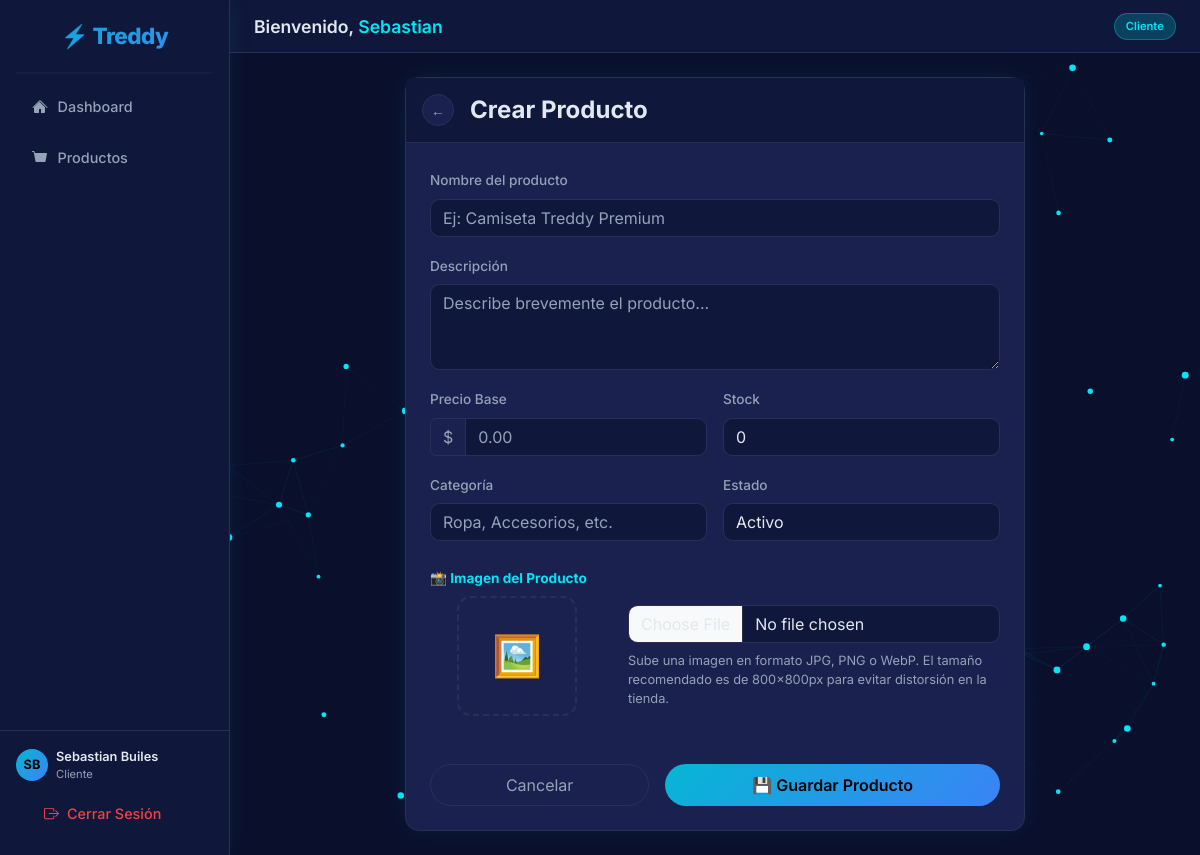
Page /productos/crear/ (signed in) on the committed database.
### usuarios/models.py (models this page shows, shortened)
class Usuario(AbstractUser):
    ROLES = (
        ('Administrador', 'Administrador'),
        ('Vendedor', 'Vendedor'),
        ('Cliente', 'Cliente'),
    )
    ESTADOS = (
        ('Activo', 'Activo'),
        ('Inactivo', 'Inactivo'),
        ('Pendiente', 'Pendiente'),
    )
    email = models.EmailField(unique=True, max_length=150)
    telefono = models.CharField(max_length=20, blank=True, null=True)
    tipo_usuario = models.CharField(max_length=20, choices=ROLES, default='Cliente')
    estado = models.CharField(max_length=20, choices=ESTADOS, default='Pendiente')
    USERNAME_FIELD = 'email'
    REQUIRED_FIELDS = ['username', 'first_name', 'last_name']

### productos/views.py (the view)
# urls.py: path('crear/', views.producto_create, name='producto_create'),
@login_required
def producto_create(request):
    if request.method == 'POST':
        form = ProductoForm(request.POST, request.FILES)
        if form.is_valid():
            producto = form.save()
            HistorialProducto.objects.create(
                producto=producto,
                nombre=producto.nombre,
                precio_base=producto.precio_base,
                stock=producto.stock,
                estado=producto.estado,
                accion='creacion',
                usuario=request.user
            )
            return redirect('productos_list')
    else:
        form = ProductoForm()
    if request.headers.get('X-Requested-With') == 'XMLHttpRequest':
        return render(request, 'productos/partials/producto_form.html', {'form': form, 'action': 'Crear'})
    return render(request, 'productos/producto_form.html', {'form': form, 'action': 'Crear'})

### productos/forms.py
class ProductoForm(forms.ModelForm):
    class Meta:
        model = Producto
        fields = ['nombre', 'descripcion', 'precio_base', 'stock', 'estado', 'categoria', 'imagen']

### templates/productos/producto_form.html (shortened to what this page needs)
{% extends 'base.html' %}
{% block content %}
    {% include 'productos/partials/producto_form.html' %}
{% endblock %}

### templates/base.html (shortened to what this page needs)
<!DOCTYPE html>
<html lang="es-co">
<head>
    {% load static %}
    <link rel="stylesheet" href="{% static 'css/bootstrap.min.css' %}">
    <link href="https://cdn.jsdelivr.net/npm/sweetalert2@11.10.8/dist/sweetalert2.min.css" rel="stylesheet">
    <link rel="stylesheet" href="https://cdnjs.cloudflare.com/ajax/libs/nprogress/0.2.0/nprogress.min.css" />
    <link rel="stylesheet" href="{% static 'css/custom.css' %}">
</head>
<body>
<div class="d-flex" style="min-height:100vh;">
    <nav class="sidebar d-flex flex-column" style="width:230px; min-width:230px; min-height:100vh; position:sticky; top:0;">
        <a class="sidebar-brand" href="{% url 'dashboard' %}">⚡ Treddy</a>
        <hr class="border-bottom mx-3 my-0">
        <ul class="nav flex-column flex-grow-1 mt-2 px-1">
            <li class="nav-item">
                <a class="nav-link spa-link" href="#" data-url="{% url 'dashboard' %}">
                    <svg width="16" height="16" fill="currentColor" viewBox="0 0 16 16"><path d="M8 3.293l5 5V13a1 1 0 0 1-1 1H9v-4H7v4H3a1 1 0 0 1-1-1V8.293l5-5z"/><path d="M7.293 1.5a1 1 0 0 1 1.414 0l6.647 6.646a.5.5 0 0 1-.708.708L8 2.207 1.354 8.854a.5.5 0 1 1-.708-.708L7.293 1.5z"/></svg>
                    Dashboard
                </a>
            </li>
            <li class="nav-item">
                <a class="nav-link spa-link" href="#" data-url="{% url 'productos_list' %}">
                    <svg width="16" height="16" fill="currentColor" viewBox="0 0 16 16"><path d="M0 1.5A.5.5 0 0 1 .5 1H2a.5.5 0 0 1 .485.379L2.89 3H14.5a.5.5 0 0 1 .491.592l-1.5 8A.5.5 0 0 1 13 12H4a.5.5 0 0 1-.491-.408L2.01 3.607 1.61 2H.5a.5.5 0 0 1-.5-.5z"/></svg>
                    Productos
                </a>
            </li>
        </ul>
        <div class="px-3 py-3 border-top" style="border-color: var(--treddy-border) !important;">
            <div class="d-flex align-items-center gap-2 mb-2">
                <div style="width:32px;height:32px;border-radius:50%;background:var(--treddy-grad);display:flex;align-items:center;justify-content:center;font-weight:700;color:#000;font-size:0.8rem;flex-shrink:0;">
                    {{ user.first_name|slice:":1"|upper }}{{ user.last_name|slice:":1"|upper }}
                </div>
                <div style="overflow:hidden;">
                    <div style="font-size:0.8rem;font-weight:600;color:var(--treddy-text);white-space:nowrap;overflow:hidden;text-overflow:ellipsis;">
                        {{ user.first_name }} {{ user.last_name }}
                    </div>
                    <div style="font-size:0.7rem;color:var(--treddy-muted);">{{ user.tipo_usuario }}</div>
                </div>
            </div>
            <a class="nav-link text-danger d-flex align-items-center gap-2" href="{% url 'logout' %}">
                Cerrar Sesión
            </a>
        </div>
    </nav>
    <main class="flex-grow-1" style="overflow-x:hidden;">
        <div class="topbar d-flex justify-content-between align-items-center">
            <h1 class="mb-0">
                Bienvenido, <span style="color:var(--treddy-cyan);">{{ user.first_name }}</span>
            </h1>
            <span class="badge-role">{{ user.tipo_usuario }}</span>
        </div>
        <div id="spa-container" class="p-4">
            {% block content %}{% endblock %}
        </div>
    </main>
</div>
</body>
</html>

### static/css/custom.css (style rules this page uses)
:root { --treddy-bg: #0A0F2C; --treddy-panel: #0F173A; --treddy-card: #1a214f; --treddy-border: #2a3055; --treddy-cyan: #00E6F6; --treddy-cyan-dim: rgba(0, 230, 246, 0.20); --treddy-text: #e2e8f0; --treddy-muted: #94a3b8; --treddy-grad: linear-gradient(135deg, #06b6d4, #3b82f6); --treddy-radius: 0.85rem; --treddy-shadow: 0 0 24px rgba(0, 230, 246, 0.08); --bs-body-bg: var(--treddy-bg); --bs-body-color: var(--treddy-text); --bs-primary: #06b6d4; --bs-primary-rgb: 6, 182, 212; --bs-border-color: var(--treddy-border); --bs-card-bg: var(--treddy-card); --bs-font-sans-serif: 'Inter', Arial, Helvetica, sans-serif; }
*, *::before, *::after { box-sizing: border-box; }
body { background-color: var(--treddy-bg) !important; color: var(--treddy-text) !important; font-family: var(--bs-font-sans-serif) !important; }
.sidebar { background: var(--treddy-panel) !important; border-right: 1px solid var(--treddy-border) !important; box-shadow: var(--treddy-shadow) !important; }
.sidebar-brand { font-size: 1.4rem; font-weight: 800; letter-spacing: -0.5px; background: var(--treddy-grad); -webkit-background-clip: text; -webkit-text-fill-color: transparent; background-clip: text; padding: 1.2rem 1rem; display: block; text-align: center; }
.sidebar .nav-link { color: var(--treddy-muted) !important; padding: 0.75rem 1.25rem; border-radius: 0.6rem; margin: 0.15rem 0.5rem; font-size: 0.9rem; font-weight: 500; transition: all 0.2s ease; display: flex; align-items: center; gap: 0.6rem; text-decoration: none !important; }
.sidebar .nav-link.text-danger { color: #ef4444 !important; }
.topbar { background: var(--treddy-panel); border-bottom: 1px solid var(--treddy-border); padding: 0.8rem 1.5rem; }
.topbar h1 { font-size: 1.1rem; font-weight: 600; color: var(--treddy-text); }
.topbar .badge-role { font-size: 0.7rem; background: var(--treddy-cyan-dim); color: var(--treddy-cyan); border: 1px solid rgba(0, 230, 246, 0.3); padding: 0.25rem 0.7rem; border-radius: 50px; font-weight: 600; }
.form-control, .form-select { background: var(--treddy-panel) !important; border: 1px solid var(--treddy-border) !important; color: var(--treddy-text) !important; border-radius: 0.6rem !important; }
.form-control::placeholder { color: var(--treddy-muted) !important; }
.input-group > .form-control:not(:first-child), .input-group > .form-select:not(:first-child) { border-top-left-radius: 0 !important; border-bottom-left-radius: 0 !important; }
.text-danger { color: #fca5a5 !important; }
.border-bottom { border-color: var(--treddy-border) !important; }

### rows in the picture
Usuario: first_name "S", last_name "B", first_name "Sebastian", last_name "Builes", tipo_usuario "Cliente"

### other values in the picture
{{ action }} "Crear"
